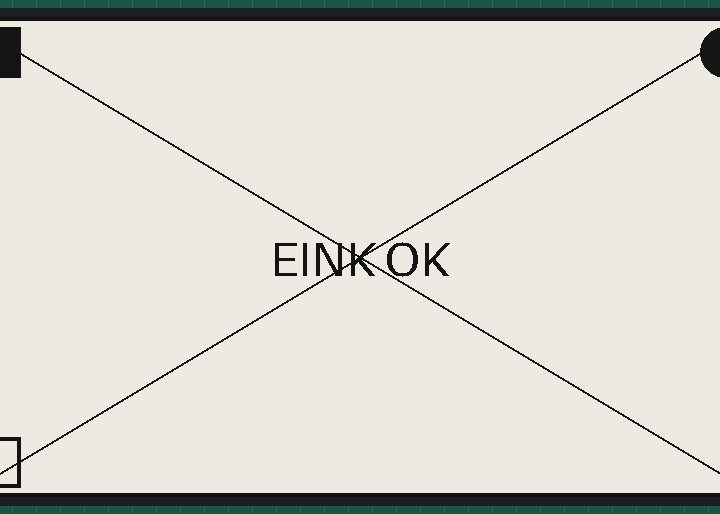
Bench run of a sketch on a simulated ESP32. Parts: 800×480 one-colour display. What the sketch prints to the serial monitor is not drawn.

Above: at 4.1 s.

The sketch:

eink_static_image.ino
```cpp
// Minimal static-image render on Waveshare 7.5" e-Paper V2 (800x480, B&W)
// via Waveshare ESP32 e-Paper Driver Board, using the GxEPD2 library.
//
// Library Manager -> install "GxEPD2" by Jean-Marc Zingg.
// Board: "ESP32 Dev Module" (the Waveshare driver board uses a plain ESP32).
//
// Wiring is fixed by the Waveshare ESP32 Driver Board's onboard header —
// no jumper wires needed, just seat the panel FPC connector into the board.

#include <SPI.h>
#include <GxEPD2_BW.h>
#include "image_data.h"

// Waveshare ESP32 Driver Board pinout (from Waveshare's own DEV_Config.h)
#define EPD_CS   15
#define EPD_DC   27
#define EPD_RST  26
#define EPD_BUSY 25
#define EPD_SCK  13
#define EPD_MOSI 14

// Panel back sticker read "V2" -> GDEW075T7 controller.
GxEPD2_BW<GxEPD2_750_T7, GxEPD2_750_T7::HEIGHT> display(
    GxEPD2_750_T7(EPD_CS, EPD_DC, EPD_RST, EPD_BUSY));

void setup() {
  Serial.begin(115200);

  // GxEPD2 doesn't take SCK/MOSI in its constructor - without this the
  // ESP32 SPI peripheral silently defaults to pins 18/23, which aren't
  // wired to anything on this board.
  SPI.end();
  SPI.begin(EPD_SCK, -1 /* MISO unused */, EPD_MOSI, EPD_CS);
  display.init(115200);

  display.setRotation(0);
  display.setFullWindow();
  display.firstPage();
  do {
    display.drawInvertedBitmap(0, 0, image_data, image_data_width, image_data_height, GxEPD_BLACK);
  } while (display.nextPage());

  display.hibernate();
  Serial.println("done");
}

void loop() {
  // static image only - nothing to do
}
```

Source omitted: image_data.h (data table, 241656 bytes)
